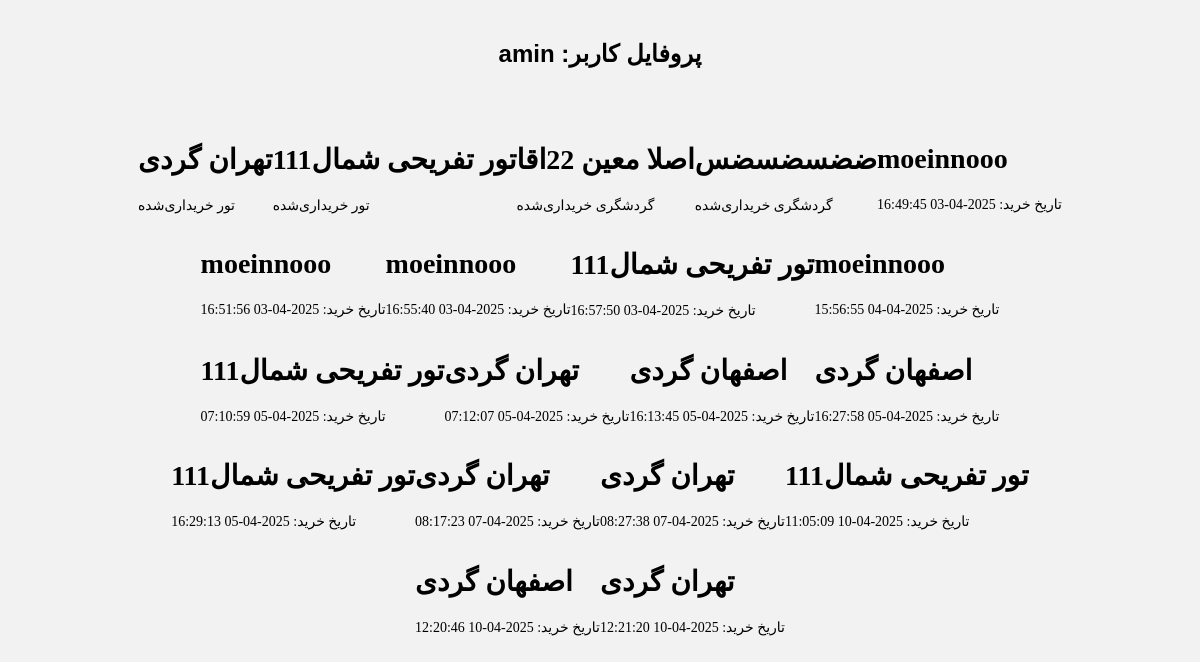
/tour/profile/ (signed in), run on an earlier commit of the app's database.
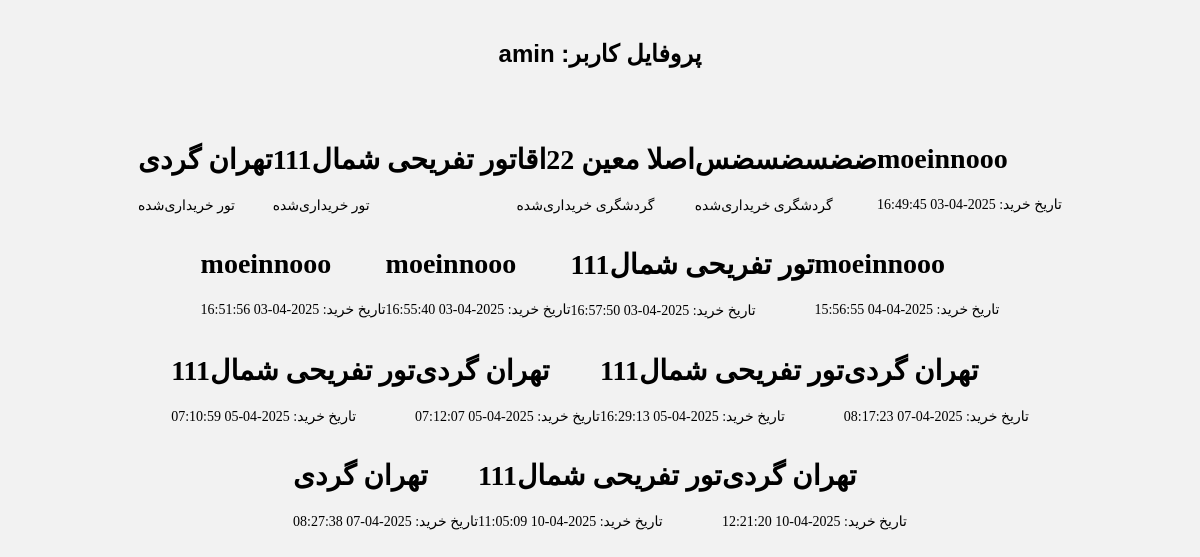
And on a later commit of the database.
### tour/models.py (models this page shows, shortened)
class tour(models.Model):
    title = models.CharField('Title', max_length=50, null=True, blank=True)
    idtour = models.IntegerField(null=True, blank=True)
    firstdistination = models.CharField(max_length=50, null=True, blank=True)
    lastDestination = models.CharField(max_length=50, null=True, blank=True)
    startdate = models.DateField(null=True, blank=True)
    finishdate = models.DateField(null=True, blank=True)
    capacity = models.IntegerField(default=20000, null=True, blank=True,
                                   validators=[MinValueValidator(0)])  # جلوگیری از اعداد منفی
    clas = models.ForeignKey(User, on_delete=models.CASCADE, null=True,
                             related_name='tour_clas')  # اضافه کردن related_name
    image = models.ImageField(upload_to='tourr/', null=True, blank=True)
    price = models.PositiveIntegerField('قیمت', default=1000)  # برای محاسبه هزینه
    TICKET_TYPES = [
        ('bus', 'اتوبوس'),
        ('train', 'قطار'),
    ]
    ticket_type = models.CharField(max_length=10, choices=TICKET_TYPES, default='bus')

class Purchase(models.Model):
    user = models.ForeignKey(User, on_delete=models.CASCADE, related_name='tour_purchases')  # اضافه کردن related_name
    tour = models.ForeignKey(tour, on_delete=models.CASCADE, related_name='tour_purchases')  # اضافه کردن related_name
    purchase_date = models.DateTimeField(auto_now_add=True)

### tourism/models.py (models this page shows, shortened)
class tourism(models.Model):
    title_tourism = models.CharField('Title', max_length=50, null=True, blank=True)
    description = models.CharField(max_length=50, null=True, blank=True)
    firstdistination_tourism = models.CharField(max_length=50, null=True, blank=True)
    lastDestination = models.CharField(max_length=50, null=True, blank=True)
    startdate_tourism = models.DateField(null=True, blank=True)
    capacity_tourism = models.IntegerField(default=20000, null=True, blank=True,
                                           validators=[MinValueValidator(0)])  # جلوگیری از اعداد منفی
    clas = models.ForeignKey(User, on_delete=models.CASCADE, null=True,
                             related_name='tourism_clas')  # اضافه کردن related_name
    image_tourism = models.ImageField(upload_to='tour/', null=True, blank=True)
    price_tourism = models.IntegerField(null=True, blank=True)
    TICKET_TYPES = [
        ('bus', 'اتوبوس'),
        ('train', 'قطار'),
    ]
    ticket_typetourism = models.CharField(max_length=10, choices=TICKET_TYPES, default='bus')

### tour/views.py (the view)
# urls.py: path('profile/', views.profile_view, name='profile_view'),  # URL برای پروفایل کاربر
@login_required(login_url='accounts/signup/')
def profile_view(request):
    user = request.user
    profile, created = Profile.objects.get_or_create(user=user)
    tours = profile.tours.all()
    tourisms = profile.tourisms.all()  # اضافه کردن گردشگری‌ها
    purchases = Purchase.objects.filter(user=user)
    available_tours = tour.objects.all()
    return render(request, 'tour/profile_view.html', {
        'user': user,
        'purchases': purchases,
        'available_tours': available_tours,
        'tours': tours,
        'tourisms': tourisms  # ارسال گردشگری‌ها به قالب
    })

### tour/templates/tour/profile_view.html (shortened to what this page needs)
<!DOCTYPE html>
<html lang="en">
<head>
</head>
<body>
    <h1 class="title">{{ user.username }} :پروفایل کاربر</h1>
    <div id="app" class="container">
        {% for tour_item in tours %}
        <card data-image="{{ tour_item.image.url }}">
            <h1 slot="header">{{ tour_item.title }}</h1>
            <p slot="content">تور خریداری‌شده</p>
        </card>
        {% endfor %}
        {% for tourism_item in tourisms %}
        <card data-image="{{ tourism_item.image.url }}">
            <h1 slot="header">{{ tourism_item.title_tourism }}</h1>
            <p slot="content">گردشگری خریداری‌شده</p>
        </card>
        {% endfor %}
        {% for purchase in purchases %}
        <card data-image="{{ purchase.tour.image.url }}">
            <h1 slot="header">{{ purchase.tour.title }}</h1>
            <p slot="content">تاریخ خرید: {{ purchase.purchase_date|date:"Y-m-d H:i:s" }}</p>
        </card>
        {% endfor %}
    </div>
</body>
</html>

### tour/templates/tour/profile_view.html (style rules this page uses)
:root { --hover-easing: cubic-bezier(0.23, 1, 0.32, 1); --return-easing: cubic-bezier(0.445, 0.05, 0.55, 0.95); }
body { margin: 40px 0; font-family: "Raleway"; font-size: 14px; font-weight: 500; background-color: rgba(225, 225, 225, 0.421); -webkit-font-smoothing: antialiased; }
.title { font-family: "DM Sans", sans-serif; font-size: 24px; font-weight: 700; color: black; text-align: center; }
p { line-height: 1.5em; }
h1 + p, p + p { margin-top: 10px; }
.container { padding: 40px 80px; display: flex; flex-wrap: wrap; justify-content: center; }

What changed in the data, as far as the page shows it:
removed Purchase: tour "اصفهان گردی", purchase_date "2025-04-05 16:13:45"
removed Purchase: tour "اصفهان گردی", purchase_date "2025-04-05 16:27:58"
removed Purchase: tour "اصفهان گردی", purchase_date "2025-04-10 12:20:46"
